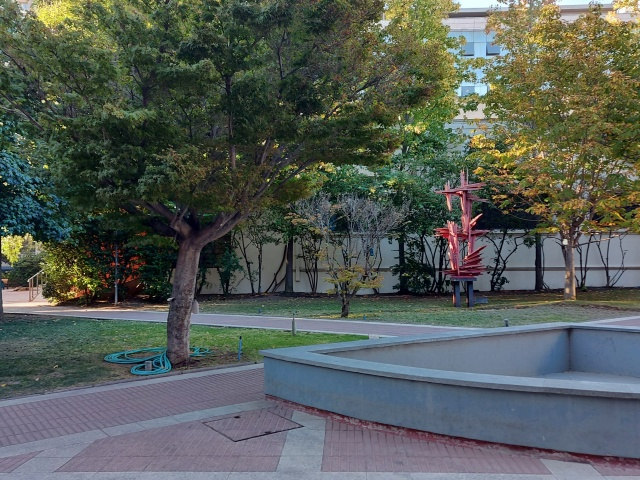
#> input picture 0.5_others_scenarios/back/back_1_asus.jpg, 640 x 480 px, given in place of back_1.jpg, which was not available
$ python back_resize_evk4.py
#> lines starting #> are read from the running program, lines starting #| are printed output that depends on the picture; pictures that were not available may be replaced by others from this repository, and a replacement may not be noted
import cv2

def recortar_y_redimensionar(imagen_path, salida_path, ancho=1280, alto=720):
    # Leer la imagen
#> called with imagen_path = '../data/back_1.jpg', salida_path = '../data/back_1_evk4.jpg', ancho = 1280, alto = 720
    imagen = cv2.imread(imagen_path)
#> imagen is the input picture: shape (480, 640, 3); mean B, G, R 85.7, 92, 85

    # Obtener dimensiones actuales
    alto_original, ancho_original = imagen.shape[:2]
#> alto_original = 480; ancho_original = 640

    # Recorte inicial para hacer zoom (manteniendo la relación de aspecto original)
    x_inicio = ancho_original // 4
#> x_inicio = 160
    x_fin = ancho_original - x_inicio
#> x_fin = 480
    y_inicio = alto_original // 4
#> y_inicio = 120
    y_fin = alto_original - y_inicio
#> y_fin = 360
    imagen_recortada_zoom = imagen[y_inicio:y_fin, x_inicio:x_fin]
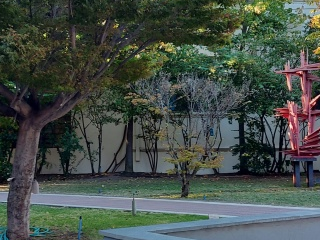
#> imagen_recortada_zoom: shape (240, 320, 3); mean B, G, R 71.6, 78.3, 69

    # Actualizar dimensiones después del recorte inicial
    alto_zoom, ancho_zoom = imagen_recortada_zoom.shape[:2]
#> alto_zoom = 240; ancho_zoom = 320

    # Relación de aspecto deseada
    relacion_deseada = ancho / alto

    # Recorte final para ajustar a la relación deseada
    if ancho_zoom / alto_zoom > relacion_deseada:
        # Recortar ancho
        nuevo_ancho = int(alto_zoom * relacion_deseada)
        x_inicio = (ancho_zoom - nuevo_ancho) // 2
        imagen_recortada_aspecto = imagen_recortada_zoom[:, x_inicio:x_inicio + nuevo_ancho]
    else:
        # Recortar alto
        nuevo_alto = int(ancho_zoom / relacion_deseada)
#> nuevo_alto = 180
        y_inicio = (alto_zoom - nuevo_alto) // 2
#> y_inicio = 30
        imagen_recortada_aspecto = imagen_recortada_zoom[y_inicio:y_inicio + nuevo_alto, :]
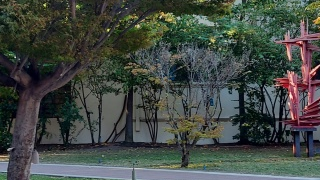
#> imagen_recortada_aspecto: shape (180, 320, 3); mean B, G, R 67.9, 73.2, 66.7

    # Redimensionar la imagen recortada
    imagen_redimensionada = cv2.resize(imagen_recortada_aspecto, (ancho, alto), interpolation=cv2.INTER_AREA)
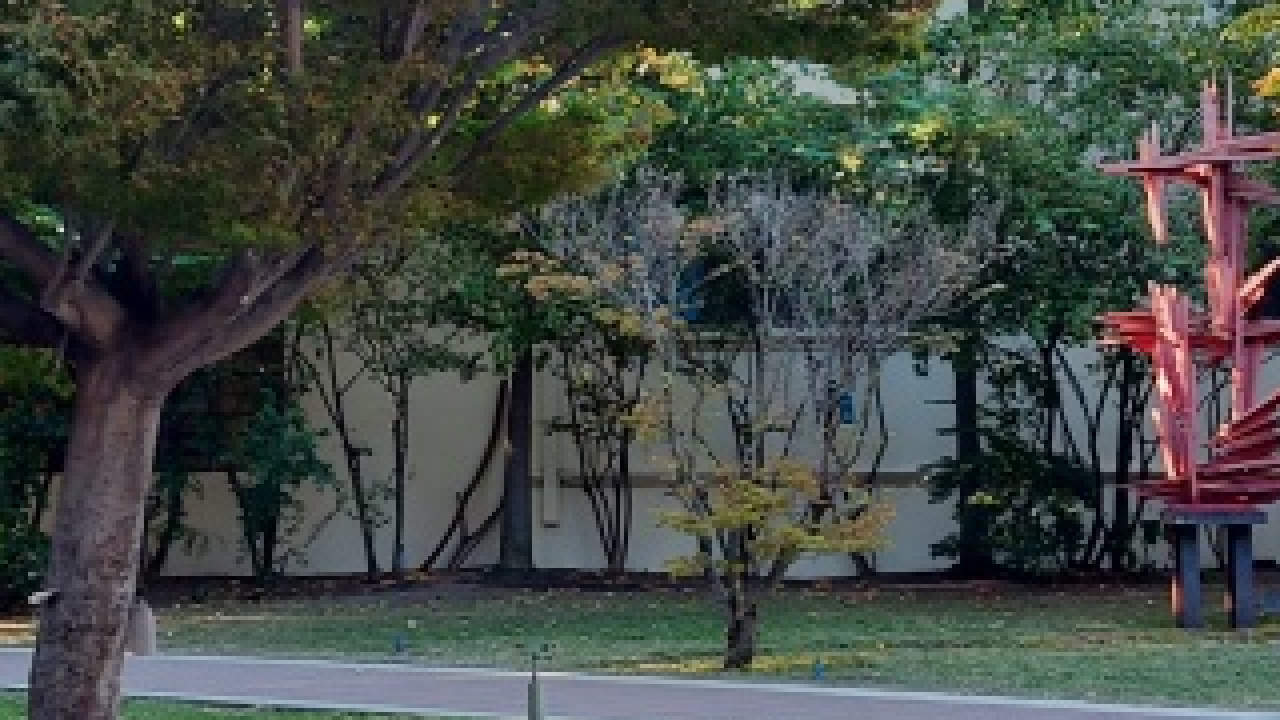
#> imagen_redimensionada: shape (720, 1280, 3); mean B, G, R 67.9, 73.2, 66.7

    # Guardar la imagen procesada
    cv2.imwrite(salida_path, imagen_redimensionada)
    return salida_path

# Archivos de entrada y salida
imagen1_path = '../data/back_1.jpg'
imagen1_salida = '../data/back_1_evk4.jpg'

# Procesar imagen 1
resultado1 = recortar_y_redimensionar(imagen1_path, imagen1_salida)
